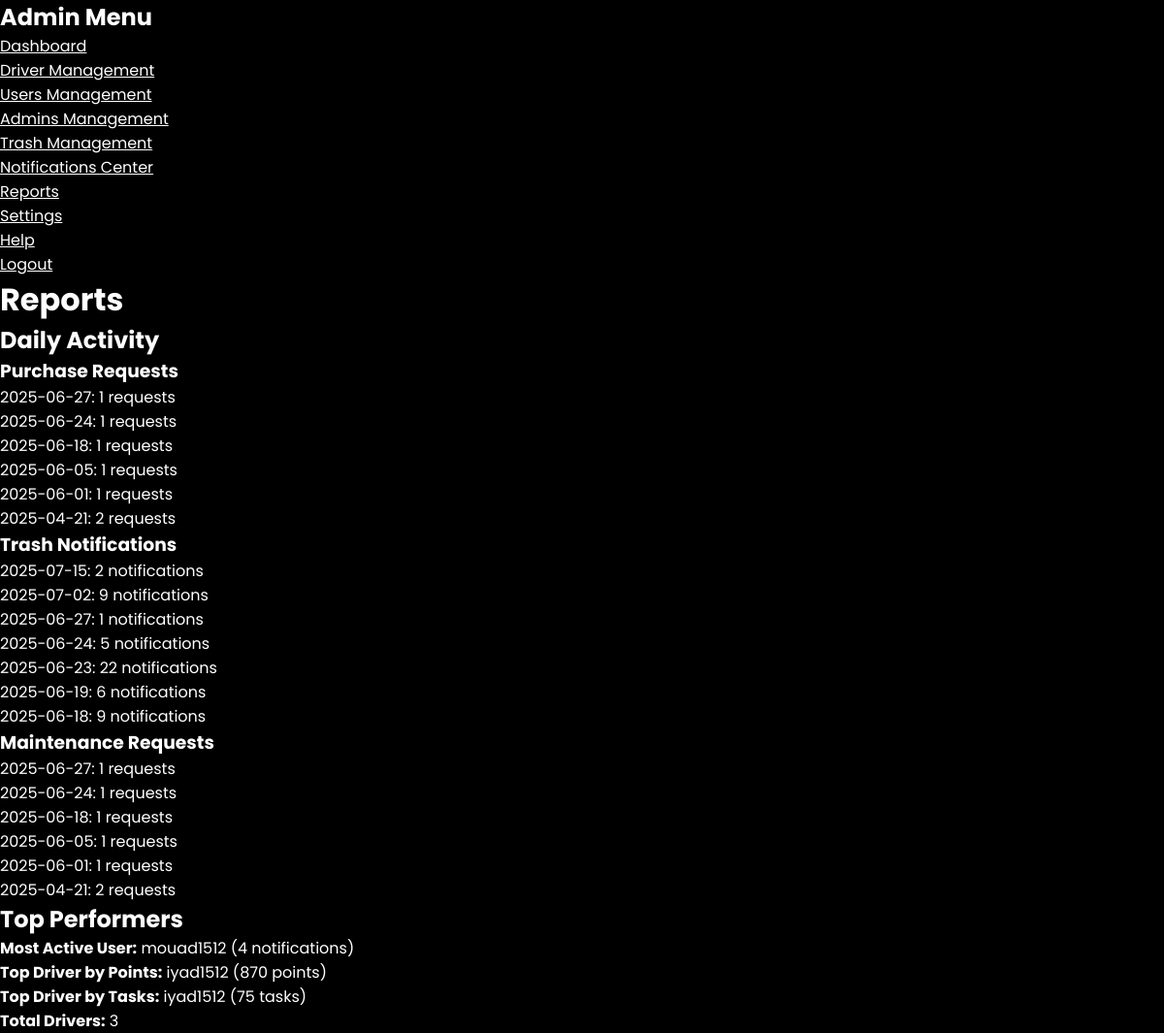
The app's page /reports (signed in) with its own data.
### tables this page shows
CREATE TABLE users 
                 (id INTEGER PRIMARY KEY, fullname TEXT, username TEXT, email TEXT, password TEXT, role TEXT,
                  current_latitude REAL, current_longitude REAL, points INTEGER DEFAULT 0, promotion TEXT DEFAULT 'New Driver');

### app.py (the view)
@app.route('/reports', methods=['GET'])
def reports():
    if 'username' not in session or session['role'] != 'admin':
        return redirect(url_for('login'))
    conn = sqlite3.connect('users.db')
    c = conn.cursor()
    c.execute("SELECT DATE(requested_at) as date, COUNT(*) as count FROM purchase_requests GROUP BY DATE(requested_at) ORDER BY date DESC LIMIT 7")
    daily_purchases = c.fetchall()
    c.execute("SELECT DATE(reported_at) as date, COUNT(*) as count FROM trash_bins GROUP BY DATE(reported_at) ORDER BY date DESC LIMIT 7")
    daily_notifications = c.fetchall()
    c.execute("SELECT DATE(reported_at) as date, COUNT(*) as count FROM maintenance_requests GROUP BY DATE(reported_at) ORDER BY date DESC LIMIT 7")
    daily_maintenance = c.fetchall()
    c.execute("SELECT u.username, COUNT(*) as count FROM trash_bins t JOIN users u ON t.user_id = u.id GROUP BY t.user_id, u.username ORDER BY count DESC LIMIT 1")
    most_active_user = c.fetchone()
    c.execute("SELECT COUNT(*) FROM users WHERE role='driver'")
    total_drivers = c.fetchone()[0]
    c.execute("SELECT username, points FROM users WHERE role='driver' ORDER BY points DESC LIMIT 1")
    top_driver = c.fetchone()
    c.execute("""
        SELECT u.username, COUNT(*) as count
        FROM (
            SELECT assigned_driver_id FROM trash_bins WHERE status='completed'
            UNION ALL
            SELECT assigned_driver_id FROM maintenance_requests WHERE status='completed'
            UNION ALL
            SELECT assigned_driver_id FROM purchase_requests WHERE status='completed'
        ) tasks
        JOIN users u ON u.id = tasks.assigned_driver_id
        WHERE u.role='driver'
        GROUP BY u.id, u.username
        ORDER BY count DESC LIMIT 1
    """)
    top_driver_tasks = c.fetchone()
    conn.close()
    return render_template('reports.html',
                         daily_purchases=daily_purchases,
                         daily_notifications=daily_notifications,
                         daily_maintenance=daily_maintenance,
                         most_active_user=most_active_user,
                         total_drivers=total_drivers,
                         top_driver=top_driver,
                         top_driver_tasks=top_driver_tasks)

### templates/reports.html (shortened to what this page needs)
<!DOCTYPE html>
<html lang="en">
<head>
  <link rel="stylesheet" href="{{ url_for('static', filename='styles.css') }}">
</head>
<body>
  <div class="sidebar">
    <h2>Admin Menu</h2>
    <ul>
      <li><a href="{{ url_for('admin_dashboard') }}">Dashboard</a></li>
      <li><a href="{{ url_for('driver_management') }}">Driver Management</a></li>
      <li><a href="{{ url_for('users_management') }}">Users Management</a></li>
      <li><a href="{{ url_for('admins_management') }}">Admins Management</a></li>
      <li><a href="{{ url_for('trash_management') }}">Trash Management</a></li>
      <li><a href="{{ url_for('notifications_center') }}">Notifications Center</a></li>
      <li><a href="{{ url_for('reports') }}" class="active">Reports</a></li>
      <li><a href="{{ url_for('admin_settings') }}">Settings</a></li>
      <li><a href="{{ url_for('admin_help') }}">Help</a></li>
      <li><a href="{{ url_for('logout') }}">Logout</a></li>
    </ul>
  </div>
  <div class="content">
    <h1>Reports</h1>
    <h2>Daily Activity</h2>
    <h3>Purchase Requests</h3>
    <ul>
      {% for purchase in daily_purchases %}
      <li>{{ purchase[0] }}: {{ purchase[1] }} requests</li>
      {% endfor %}
    </ul>
    <h3>Trash Notifications</h3>
    <ul>
      {% for notification in daily_notifications %}
      <li>{{ notification[0] }}: {{ notification[1] }} notifications</li>
      {% endfor %}
    </ul>
    <h3>Maintenance Requests</h3>
    <ul>
      {% for maintenance in daily_maintenance %}
      <li>{{ maintenance[0] }}: {{ maintenance[1] }} requests</li>
      {% endfor %}
    </ul>
    <h2>Top Performers</h2>
    <p><strong>Most Active User:</strong> {{ most_active_user[0] if most_active_user else 'None' }} ({{ most_active_user[1] if most_active_user else 0 }} notifications)</p>
    <p><strong>Top Driver by Points:</strong> {{ top_driver[0] if top_driver else 'None' }} ({{ top_driver[1] if top_driver else 0 }} points)</p>
    <p><strong>Top Driver by Tasks:</strong> {{ top_driver_tasks[0] if top_driver_tasks else 'None' }} ({{ top_driver_tasks[1] if top_driver_tasks else 0 }} tasks)</p>
    <p><strong>Total Drivers:</strong> {{ total_drivers }}</p>
  </div>
</body>
</html>

### styles.css (style rules this page uses)
* { padding: 0; margin: 0; outline: none; border: none; font-family: "Poppins", sans-serif; color: white; }
body { background-color: black; }
html { scroll-behavior: smooth; }

### records on screen
users: username "mouad1512"
users: username "iyad1512", points "870"

### other values on screen
{{ purchase[0] }} "2025-06-27" "2025-06-24" "2025-06-18" "2025-06-05" "2025-06-01" "2025-04-21"
{{ purchase[1] }} "1" "1" "1" "1" "1" "2"
{{ notification[0] }} "2025-07-15" "2025-07-02" "2025-06-27" "2025-06-24" "2025-06-23" "2025-06-19" "2025-06-18"
{{ notification[1] }} "2" "9" "1" "5" "22" "6" "9"
{{ maintenance[0] }} "2025-06-27" "2025-06-24" "2025-06-18" "2025-06-05" "2025-06-01" "2025-04-21"
{{ maintenance[1] }} "1" "1" "1" "1" "1" "2"
{{ most_active_user[1] if most_active_user else 0 }} "4"
{{ top_driver_tasks[1] if top_driver_tasks else 0 }} "75"
{{ total_drivers }} "3"
